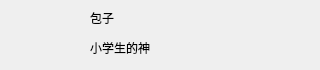
<?xml version="1.0" encoding="UTF-8"?>
<ui version="4.0">
 <class>UserItem</class>
 <widget class="QWidget" name="UserItem">
  <property name="geometry">
   <rect>
    <x>0</x>
    <y>0</y>
    <width>320</width>
    <height>70</height>
   </rect>
  </property>
  <property name="minimumSize">
   <size>
    <width>320</width>
    <height>70</height>
   </size>
  </property>
  <property name="maximumSize">
   <size>
    <width>320</width>
    <height>70</height>
   </size>
  </property>
  <property name="windowTitle">
   <string>Form</string>
  </property>
  <widget class="QPushButton" name="pb_icon">
   <property name="geometry">
    <rect>
     <x>0</x>
     <y>0</y>
     <width>81</width>
     <height>71</height>
    </rect>
   </property>
   <property name="text">
    <string/>
   </property>
   <property name="icon">
    <iconset resource="Res.qrc">
     <normaloff>:/res/head.jpg</normaloff>:/res/head.jpg</iconset>
   </property>
   <property name="iconSize">
    <size>
     <width>81</width>
     <height>71</height>
    </size>
   </property>
   <property name="default">
    <bool>false</bool>
   </property>
   <property name="flat">
    <bool>true</bool>
   </property>
  </widget>
  <widget class="QLabel" name="lb_name">
   <property name="geometry">
    <rect>
     <x>90</x>
     <y>0</y>
     <width>231</width>
     <height>35</height>
    </rect>
   </property>
   <property name="text">
    <string>包子</string>
   </property>
  </widget>
  <widget class="QLabel" name="lb_feeling">
   <property name="geometry">
    <rect>
     <x>90</x>
     <y>30</y>
     <width>231</width>
     <height>35</height>
    </rect>
   </property>
   <property name="text">
    <string>小学生的神</string>
   </property>
  </widget>
 </widget>
 <resources>
  <include location="Res.qrc"/>
 </resources>
 <connections/>
</ui>
